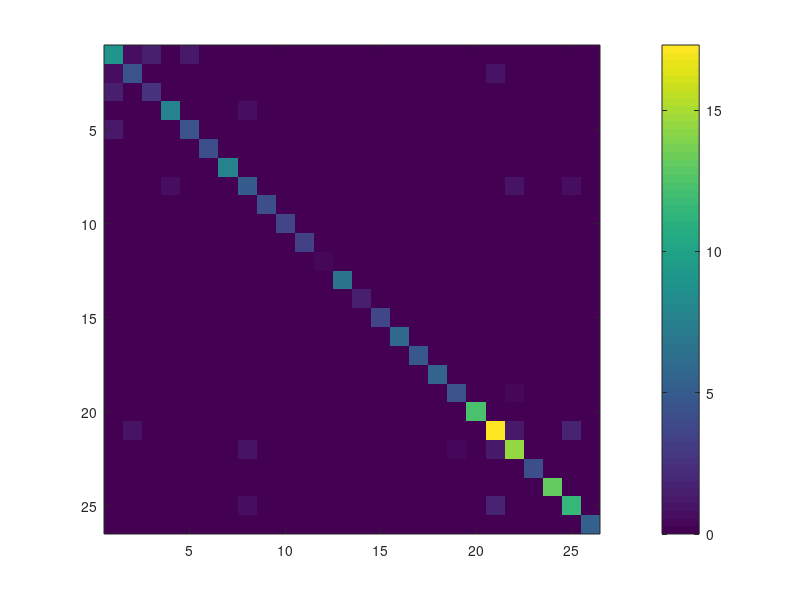

The MATLAB source for this figure: (Note: this script raises an error after producing the figure.)
%% Basedata Brain, MNI152 ? not shifted?
cd /home/zhibinz2/Documents/GitHub/Virtual-Tractography/ForZhibin/processed_data

clear

load('scale250_Connectome.mat')

parcels(92,:,92)

imagesc(fc(25:50,25:50));colorbar;


% select the surface
BrainTri=Brain;
Vertex=BrainTri.Vertex;
Face=BrainTri.Face;
tr = triangulation(Face, Vertex(:,1), Vertex(:,2), Vertex(:,3));
trisurf(tr,'EdgeColor',[0.01 0.01 0.01],'EdgeAlpha',0.1);
alpha 0.5
xlabel('x');ylabel('y');zlabel('z');
title('scale250-Connectome-Brain')
view(90,0)
% ylim([-125,125]); zlim([-125,125]); xlim([-125,125]);

cd /home/zhibinz2/Documents/GitHub/MEG_EEG_Source_Localization
load('leadfield_nn_rr.mat')
hold on 
plot3(source_rr(:,1) * 1e3,source_rr(:,2) * 1e3,source_rr(:,3) * 1e3,'r.')
view(90,0)
% ylim([-125,125]); zlim([-125,125]); xlim([-125,125]);
grid on
title('source-rr from forward solution (not shifted by 1e3+2.5,1e3-30,1e3-42)')


%%
cd /home/zhibinz2/Documents/GitHub/Virtual-Tractography/ForZhibin/processed_data
% cd /home/zhibinz2/Documents/GitHub/CAMCAN_MEG_100
clear
load('Lausanne2008_fsaverageDSsurf_60_125_250.mat')
% select the surface
BrainTri=Brain;
Vertex=BrainTri.Vertex;
Face=BrainTri.Face;
tr = triangulation(Face, Vertex(:,1), Vertex(:,2), Vertex(:,3));
trisurf(tr,'EdgeColor',[0.01 0.01 0.01],'EdgeAlpha',0.1);
alpha 0.5
xlabel('x');ylabel('y');zlabel('z');
title('Lausanne2008-fsaverageDSsurf-60-125-250.mat')
view(90,0)
ylim([-125,125]); zlim([-125,125]); xlim([-125,125]);

cd /home/zhibinz2/Documents/GitHub/MEG_EEG_Source_Localization
% cd C:\Users\zhouz\Downloads\zhibin_source_localization
load('leadfield_nn_rr.mat')
hold on 
plot3(source_rr(:,1) * 1e3 + 2.5,source_rr(:,2) * 1e3 -30,source_rr(:,3) * 1e3 -42,'r.')
view(90,0)
% ylim([-125,125]); zlim([-125,125]); xlim([-125,125]);
grid on
title('source-rr from forward solution (shifted by 1e3+2.5,1e3-30,1e3-42)')

view([1 0 0]) % right view
view([-1 0 0]) % left view
view([0 0 1]) % Top view?
view([0 0 -1]) % bottom view
view([0 1 0]) % Front view
view([0 -1 0]) % Back view

view(0,90) % bottom view?
view(0,0) % back view
view(90,90) % top view


%% source labelling: Minmum distance
source_x=source_rr(:,1) * 1e3 + 2.5;
source_y=source_rr(:,2) * 1e3 -30;
source_z=source_rr(:,3) * 1e3 -42;
source_xyz=[source_x source_y source_z];

num_source=size(source_xyz,1);
num_vertex=size(Vertex,1);
source_labels=zeros(num_source,1);
tic
for sr=1:num_source
    tic
    all_dis=zeros(num_vertex,1);
    for vr =1:num_vertex
        all_dis(vr)=norm(Vertex(vr,:)-source_xyz(sr,:));
    end
    [M,I]=min(all_dis);
    source_labels(sr)=scale250_Labels(I);
end
toc
% Elapsed time is 0.129726 seconds.
bar(source_labels)

%% Anni's labeling
cd /home/zhibinz2/Documents/GitHub/Virtual-Tractography/ForZhibin/Volumes/scale250
% cd C:\Users\zhouz\GitHub\Virtual-Tractography\ForZhibin\Volumes
tmp = read_avw('ROIv4_HR_th.nii.gz');
tmp = permute(tmp, [1 3 2]);
tmp = tmp(256:-1:1,:, 256:-1:1);
parcels = tmp;

lowDimVert = source_xyz+127.5; % 127.5 is based on the fsaverage volume being 256 x 256 x 256
plot3(lowDimVert(:,1), lowDimVert(:,2), lowDimVert(:,3),'r.')
lowDimVert_labels=zeros(num_source,1);
for i = 1:length(lowDimVert)
    vox = ceil(lowDimVert(i,:));
    inds              = sub2ind([size(parcels)], vox(:,1), vox(:,2), vox(:,3));
    label             = parcels(inds); %what is the label?
    lowDimVert_labels(i) = label;
end

% % Method 1
% % covert parcels to linear index organization
% linear_parcels=reshape(tmp,[],1);
% parcel_labels=zeros(length(linear_parcels),1); 
% parcel_coordinates=zeros(length(linear_parcels));
% tic
% for l=1:length(linear_parcels)
%     if linear_parcels(l)~=0
%         parcel_coordinates(l,:)=ind2sub(size(parcels),l);
%         parcel_labels=[parcel_labels;linear_parcels(l)];
%     end
% end
% % remove zeor entry
% bool_parcel=ones(length(linear_parcels),1);
% for l=1:length(linear_parcel)
%     if linear_parcels(l)==0
%         bool_parcel(l)=0;
%     end
% end
% parcel_coordinates=parcel_coordinates(bool_parcel,:);
% parcel_labels=parcel_labels(bool_parcel);
% toc

% Method 2
% reorganize parcels to a list of non-zeros
tic
parcel_cordinates=[];
parcel_labels=[];
for x=1:size(parcels,1)
    for y=1:size(parcels,2)
        for z=1:size(parcels,3)
            if parcels(x,y,z)~=0
                parcel_cordinates=[parcel_cordinates; x, y, z];
                parcel_labels=[parcel_labels;parcels(x,y,z)];
            end
        end
    end
end
toc
% it took along time - 3897 second

%% validation: My minimum distance method
figure('Position', [10 10 1800 650])
subplot(121)
scatter3(Vertex(:,1), Vertex(:,2), Vertex(:,3),40,scale250_Labels,"filled", 'MarkerFaceAlpha',.2)
xlabel('x'); ylabel('y');zlabel('z')
cb = colorbar(); 
title(cb, 'labels')
title('scale250-Labels')
view([1 0 0]) % right view
% view([-1 0 0]) % left view
ylim([-125,125]); zlim([-125,125]); xlim([-125,125]);
subplot(122)
scatter3(source_rr(:,1) * 1e3 + 2.5,source_rr(:,2) * 1e3 -30,source_rr(:,3) * 1e3 -42,...
    40, source_labels, 'filled')
xlabel('x'); ylabel('y');zlabel('z')
cb = colorbar(); 
title(cb, 'labels')
title('Minimum distance method')
view([1 0 0]) % right view
% view([-1 0 0]) % left view
ylim([-125,125]); zlim([-125,125]); xlim([-125,125]);
% set(gcf,'Position',[10 10 1800 650])


%% validation: Ani's method
figure('Position', [10 10 1800 650])
subplot(121)
scatter3(parcel_cordinates(:,1), parcel_cordinates(:,2), parcel_cordinates(:,3),...
    40,parcel_labels,"filled", 'MarkerFaceAlpha',.2)
xlabel('x'); ylabel('y');zlabel('z')
cb = colorbar(); 
title(cb, 'labels')
title('ROIv4-HR-th.nii.gz')
% view([1 0 0]) % right view
% view([-1 0 0]) % left view
view([0 1 0]) % Front view
ylim([0,256]); zlim([0,256]); xlim([0,256]);
subplot(122)
scatter3(lowDimVert(:,1), lowDimVert(:,2), lowDimVert(:,3),...
    40, lowDimVert_labels, 'filled')
xlabel('x'); ylabel('y');zlabel('z')
cb = colorbar(); 
title(cb, 'labels')
title('Ani getting-Lausanne method')
% view([1 0 0]) % right view
% view([-1 0 0]) % left view
view([0 1 0]) % Front view
ylim([0,256]); zlim([0,256]); xlim([0,256]);